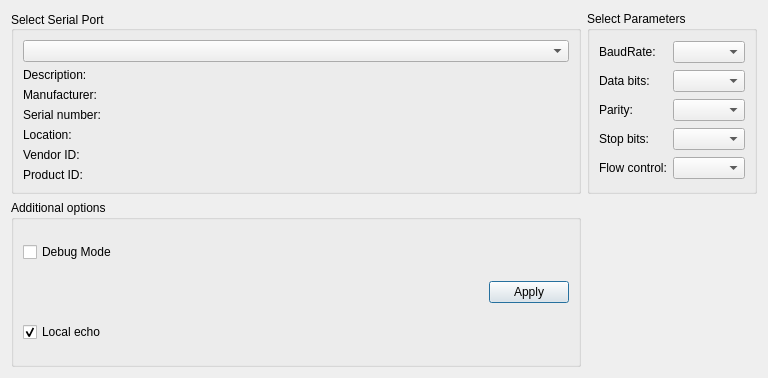
<?xml version="1.0" encoding="UTF-8"?>
<ui version="4.0">
 <class>SettingsDialog</class>
 <widget class="QDialog" name="SettingsDialog">
  <property name="geometry">
   <rect>
    <x>0</x>
    <y>0</y>
    <width>768</width>
    <height>378</height>
   </rect>
  </property>
  <property name="windowTitle">
   <string>Settings</string>
  </property>
  <layout class="QGridLayout" name="gridLayout_3">
   <item row="0" column="1">
    <widget class="QGroupBox" name="parametersBox">
     <property name="title">
      <string>Select Parameters</string>
     </property>
     <layout class="QGridLayout" name="gridLayout_2">
      <item row="0" column="0">
       <widget class="QLabel" name="baudRateLabel">
        <property name="text">
         <string>BaudRate:</string>
        </property>
       </widget>
      </item>
      <item row="0" column="1">
       <widget class="QComboBox" name="baudRateBox"/>
      </item>
      <item row="1" column="0">
       <widget class="QLabel" name="dataBitsLabel">
        <property name="text">
         <string>Data bits:</string>
        </property>
       </widget>
      </item>
      <item row="1" column="1">
       <widget class="QComboBox" name="dataBitsBox"/>
      </item>
      <item row="2" column="0">
       <widget class="QLabel" name="parityLabel">
        <property name="text">
         <string>Parity:</string>
        </property>
       </widget>
      </item>
      <item row="2" column="1">
       <widget class="QComboBox" name="parityBox"/>
      </item>
      <item row="3" column="0">
       <widget class="QLabel" name="stopBitsLabel">
        <property name="text">
         <string>Stop bits:</string>
        </property>
       </widget>
      </item>
      <item row="3" column="1">
       <widget class="QComboBox" name="stopBitsBox"/>
      </item>
      <item row="4" column="0">
       <widget class="QLabel" name="flowControlLabel">
        <property name="text">
         <string>Flow control:</string>
        </property>
       </widget>
      </item>
      <item row="4" column="1">
       <widget class="QComboBox" name="flowControlBox"/>
      </item>
     </layout>
    </widget>
   </item>
   <item row="0" column="0">
    <widget class="QGroupBox" name="selectBox">
     <property name="enabled">
      <bool>true</bool>
     </property>
     <property name="title">
      <string>Select Serial Port</string>
     </property>
     <property name="alignment">
      <set>Qt::AlignLeading|Qt::AlignLeft|Qt::AlignVCenter</set>
     </property>
     <layout class="QGridLayout" name="gridLayout">
      <item row="0" column="0">
       <widget class="QComboBox" name="serialPortInfoListBox"/>
      </item>
      <item row="1" column="0">
       <widget class="QLabel" name="descriptionLabel">
        <property name="text">
         <string>Description:</string>
        </property>
       </widget>
      </item>
      <item row="2" column="0">
       <widget class="QLabel" name="manufacturerLabel">
        <property name="text">
         <string>Manufacturer:</string>
        </property>
       </widget>
      </item>
      <item row="3" column="0">
       <widget class="QLabel" name="serialNumberLabel">
        <property name="text">
         <string>Serial number:</string>
        </property>
       </widget>
      </item>
      <item row="4" column="0">
       <widget class="QLabel" name="locationLabel">
        <property name="text">
         <string>Location:</string>
        </property>
       </widget>
      </item>
      <item row="5" column="0">
       <widget class="QLabel" name="vidLabel">
        <property name="text">
         <string>Vendor ID:</string>
        </property>
       </widget>
      </item>
      <item row="6" column="0">
       <widget class="QLabel" name="pidLabel">
        <property name="text">
         <string>Product ID:</string>
        </property>
       </widget>
      </item>
     </layout>
    </widget>
   </item>
   <item row="1" column="0">
    <widget class="QGroupBox" name="additionalOptionsGroupBox">
     <property name="title">
      <string>Additional options</string>
     </property>
     <layout class="QVBoxLayout" name="verticalLayout">
      <item>
       <widget class="QCheckBox" name="debugCheck">
        <property name="text">
         <string>Debug Mode</string>
        </property>
       </widget>
      </item>
      <item>
       <layout class="QHBoxLayout" name="horizontalLayout">
        <item>
         <spacer name="horizontalSpacer">
          <property name="orientation">
           <enum>Qt::Horizontal</enum>
          </property>
          <property name="sizeHint" stdset="0">
           <size>
            <width>96</width>
            <height>20</height>
           </size>
          </property>
         </spacer>
        </item>
        <item>
         <widget class="QPushButton" name="applyButton">
          <property name="text">
           <string>Apply</string>
          </property>
         </widget>
        </item>
       </layout>
      </item>
      <item>
       <widget class="QCheckBox" name="localEchoCheckBox">
        <property name="text">
         <string>Local echo</string>
        </property>
        <property name="checked">
         <bool>true</bool>
        </property>
       </widget>
      </item>
     </layout>
    </widget>
   </item>
  </layout>
 </widget>
 <resources/>
 <connections/>
</ui>
